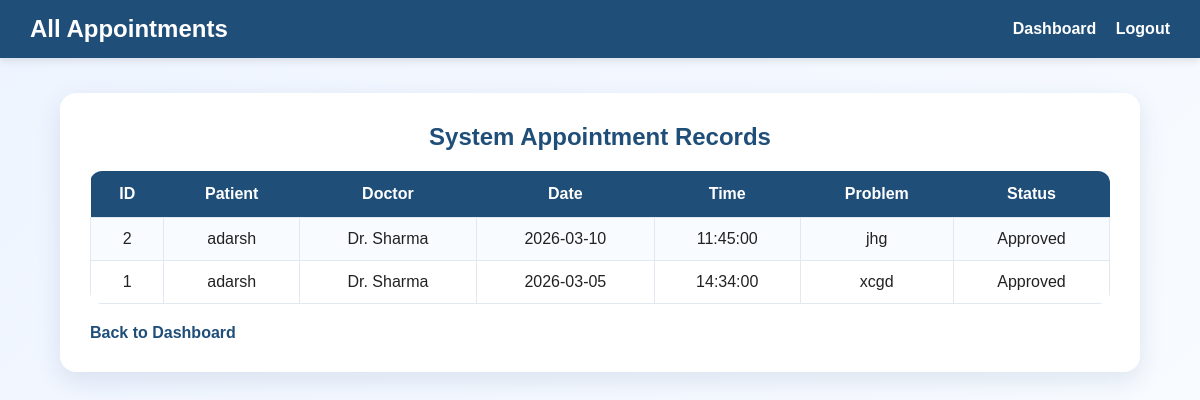
The page /admin/view_appointments.php (signed in) on the database as committed earlier.
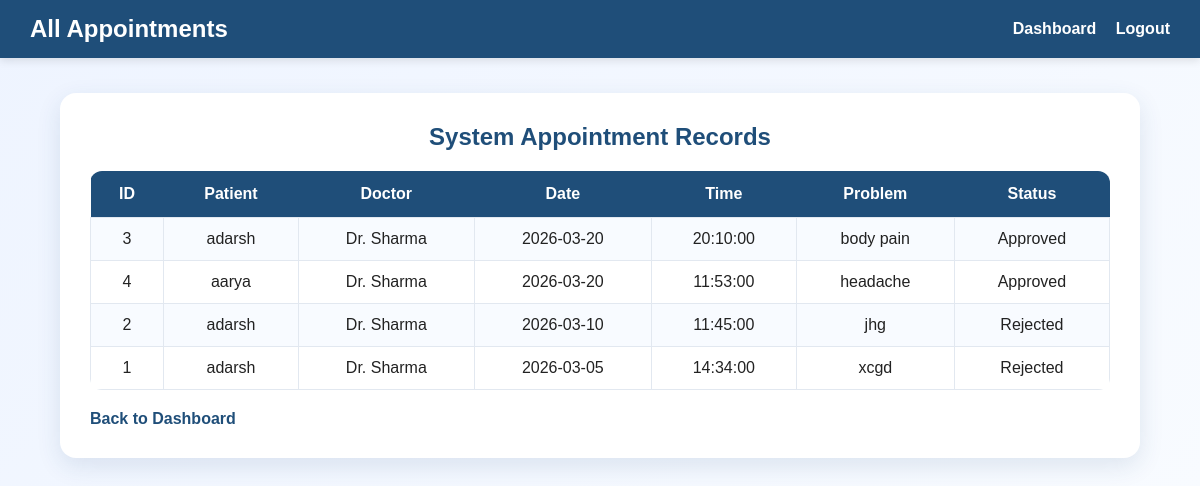
The same page on the database as committed later.
### tables this page shows
CREATE TABLE `appointments` (
  `id` int(11) NOT NULL,
  `patient_id` int(11) NOT NULL,
  `doctor_id` int(11) NOT NULL,
  `appointment_date` date NOT NULL,
  `status` varchar(50) DEFAULT 'Pending',
  `created_at` timestamp NOT NULL DEFAULT current_timestamp(),
  `appointment_time` time NOT NULL,
  `problem` text DEFAULT NULL
);

CREATE TABLE `patients` (
  `id` int(11) NOT NULL,
  `name` varchar(100) NOT NULL,
  `email` varchar(100) NOT NULL,
  `password` varchar(255) NOT NULL,
  `phone` varchar(15) DEFAULT NULL,
  `age` int(11) DEFAULT NULL,
  `gender` varchar(10) DEFAULT NULL,
  `created_at` timestamp NOT NULL DEFAULT current_timestamp(),
  `address` text DEFAULT NULL
);

CREATE TABLE `doctors` (
  `id` int(11) NOT NULL,
  `name` varchar(100) NOT NULL,
  `email` varchar(100) NOT NULL,
  `specialization` varchar(100) NOT NULL,
  `experience` int(11) DEFAULT NULL,
  `password` varchar(255) NOT NULL,
  `created_at` timestamp NOT NULL DEFAULT current_timestamp(),
  `phone` varchar(15) NOT NULL,
  `fees` decimal(10,2) DEFAULT NULL
);

### admin/view_appointments.php (the view, shortened to what this page needs)
<?php
include("../config/db.php");
$sql = "SELECT appointments.*, patients.name AS patient_name, doctors.name AS doctor_name
        FROM appointments
        JOIN patients ON appointments.patient_id = patients.id
        JOIN doctors ON appointments.doctor_id = doctors.id
        ORDER BY appointment_date DESC, appointment_time DESC";
$result = mysqli_query($conn, $sql);
?>
<!DOCTYPE html>
<html>
<head>
    <link rel="stylesheet" href="../assets/css/style.css">
</head>
<body>
    <div class="navbar">
        <h2>All Appointments</h2>
        <div>
            <a href="dashboard.php">Dashboard</a>
            <a href="logout.php">Logout</a>
        </div>
    </div>
    <div class="container">
        <h2>System Appointment Records</h2>
        <table>
            <tr>
                <th>ID</th>
                <th>Patient</th>
                <th>Doctor</th>
                <th>Date</th>
                <th>Time</th>
                <th>Problem</th>
                <th>Status</th>
            </tr>
            <?php while ($row = mysqli_fetch_assoc($result)) { ?>
            <tr>
                <td><?php echo $row['id']; ?></td>
                <td><?php echo $row['patient_name']; ?></td>
                <td><?php echo $row['doctor_name']; ?></td>
                <td><?php echo $row['appointment_date']; ?></td>
                <td><?php echo $row['appointment_time']; ?></td>
                <td><?php echo $row['problem']; ?></td>
                <td><?php echo $row['status']; ?></td>
            </tr>
            <?php } ?>
        </table>
        <a class="back-link" href="dashboard.php">Back to Dashboard</a>
    </div>
</body>
</html>

### assets/css/style.css (style rules this page uses)
* { margin: 0; padding: 0; box-sizing: border-box; }
body { font-family: Arial, sans-serif; background: linear-gradient(135deg, #eef4ff, #f8fbff); color: #222; }
.navbar { background: #1f4e79; color: white; padding: 15px 30px; display: flex; justify-content: space-between; align-items: center; box-shadow: 0 3px 8px rgba(0, 0, 0, 0.1); }
.navbar h2 { margin: 0; font-size: 24px; color: white; }
.navbar a { color: white; text-decoration: none; margin-left: 15px; font-weight: bold; }
.container { width: 90%; max-width: 1100px; margin: 35px auto; background: #ffffff; padding: 30px; border-radius: 16px; box-shadow: 0 8px 24px rgba(31, 78, 121, 0.12); }
h1, h2, h3 { text-align: center; color: #1f4e79; margin-bottom: 15px; }
table { width: 100%; border-collapse: collapse; margin-top: 20px; overflow: hidden; border-radius: 12px; background: white; }
th { background: #1f4e79; color: white; padding: 14px; text-align: center; }
td { padding: 12px; border: 1px solid #e2e8f0; text-align: center; }
tr:nth-child(even) { background: #f8fbff; }
.back-link { display: inline-block; margin-top: 20px; color: #1f4e79; text-decoration: none; font-weight: bold; }

Rows that differ between the two databases and show on the page:
added appointments: id "3", patient.name "adarsh", doctor.name "Dr. Sharma", appointment_date "2026-03-20", appointment_time "20:10:00", problem "body pain", status "Approved"
added appointments: id "4", patient.name "aarya", doctor.name "Dr. Sharma", appointment_date "2026-03-20", appointment_time "11:53:00", problem "headache", status "Approved"
changed appointments "jhg": status "Approved" → "Rejected"
changed appointments "xcgd": status "Approved" → "Rejected"
